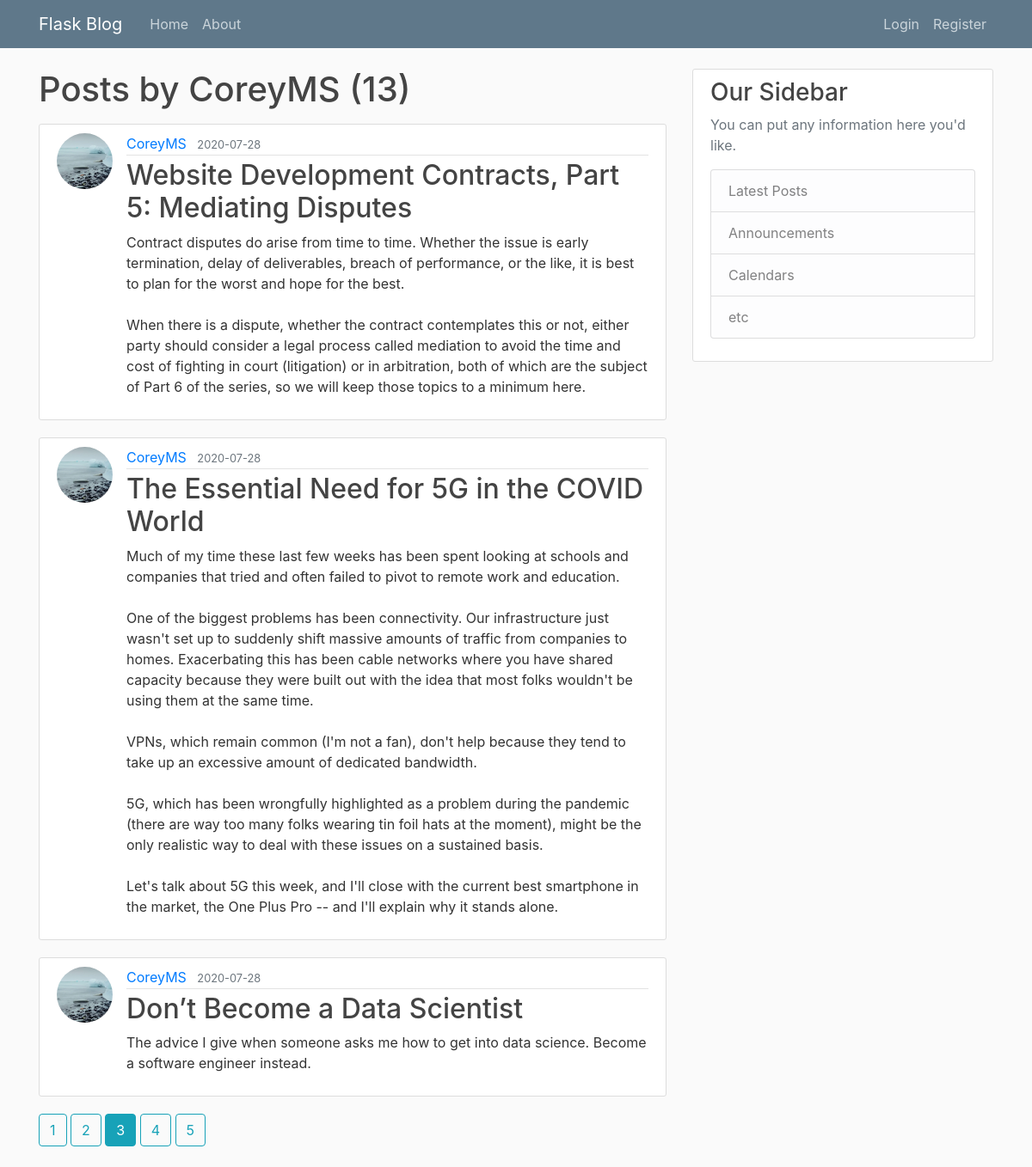
The app's page /user/CoreyMS?page=3 with its own data.
### flaskblog/models.py (models this page shows, shortened)
class User(db.Model, UserMixin):
    id = db.Column(db.Integer, primary_key=True)
    username = db.Column(db.String(20), unique=True, nullable=False)
    email = db.Column(db.String(120), unique=True, nullable=False)
    image_file = db.Column(db.String(120), nullable=False, default='default.jpg')
    password = db.Column(db.String(60), nullable=False)
    posts = db.relationship('Post', backref='author', lazy=True)

class Post(db.Model):
    id = db.Column(db.Integer, primary_key=True)
    title = db.Column(db.String(100), nullable=False)
    date_posted = db.Column(db.DateTime, nullable=False, default=datetime.utcnow)
    content = db.Column(db.Text, nullable=False)
    user_id = db.Column(db.Integer, db.ForeignKey('user.id'), nullable=False)

### flaskblog/users/routes.py (the view)
@users.route('/user/<string:username>')
def user_posts(username):
    page = request.args.get('page', 1, type=int)
    user = User.query.filter_by(username=username).first_or_404()
    posts = Post.query.filter_by(author=user)\
        .order_by(Post.date_posted.desc())\
        .paginate(page=page, per_page=3)
    return render_template('user_posts.html', posts=posts, user=user)

### flaskblog/templates/user_posts.html
{% extends "layout.html" %}
{% block content %}
  <h1 class="mb-3">Posts by {{ user.username }} ({{ posts.total }})</h1>
  {% for post in posts.items %}
    <article class="media content-section">
      <img src="{{ url_for('static', filename='profile_pics/' + post.author.image_file) }}" alt="" class="rounded-circle article-img">
      <div class="media-body">
        <div class="article-metadata">
          <a class="mr-2" href="{{ url_for('users.user_posts', username=post.author.username) }}">{{ post.author.username }}</a>
          <small class="text-muted">{{ post.date_posted.strftime('%Y-%m-%d') }}</small>
        </div>
        <h2><a class="article-title" href="{{ url_for('posts.post', post_id=post.id) }}">{{ post.title }}</a></h2>
        <p class="article-content">{{ post.content }}</p>
      </div>
    </article>
  {% endfor %}
  {% for page_num in posts.iter_pages(left_edge=1, right_edge=1, left_current=1, right_current=2) %}
    {% if page_num %}
      {% if posts.page == page_num %}
        <a class="btn btn-info mb-4" href="{{ url_for('users.user_posts', username=user.username, page=page_num) }}">{{ page_num }}</a>
      {% else %}
        <a class="btn btn-outline-info mb-4" href="{{ url_for('users.user_posts', username=user.username, page=page_num) }}">{{ page_num }}</a>
      {% endif %}
    {% else %}
      ...
    {% endif %}
  {% endfor %}
{% endblock content %}

### flaskblog/static/main.css (style rules this page uses)
body { background: #fafafa; color: #333333; margin-top: 5rem; }
h1, h2, h3, h4, h5, h6 { color: #444444; }
.content-section { background: #ffffff; padding: 10px 20px; border: 1px solid #dddddd; border-radius: 3px; margin-bottom: 20px; }
.article-title { color: #444444; }
.article-content { white-space: pre-line; }
.article-img { height: 65px; width: 65px; margin-right: 16px; }
.article-metadata { padding-bottom: 1px; margin-bottom: 4px; border-bottom: 1px solid #e3e3e3 }

### records on screen
User: username "CoreyMS"
Post: image_file (picture), author.username "CoreyMS", date_posted "2020-07-28", title "Website Development Contracts, Part 5: Mediating Disputes", content "Contract disputes do arise from time to time. Whether the issue is early termination, delay of deliverables, breach of performance, or the like, it is best to plan for the worst and hope for the best. When there is a dispute, whether the contract contemplates this or not, either party should consider a legal process called mediation to avoid the time and cost of fighting in court (litigation) or in arbitration, both of which are the subject of Part 6 of the series, so we will keep those topics to a minimum here."
Post: image_file (picture), author.username "CoreyMS", date_posted "2020-07-28", title "The Essential Need for 5G in the COVID World", content "Much of my time these last few weeks has been spent looking at schools and companies that tried and often failed to pivot to remote work and education. One of the biggest problems has been connectivity. Our infrastructure just wasn't set up to suddenly shift massive amounts of traffic from companies to homes. Exacerbating this has been cable networks where you have shared capacity because they were built out with the idea that most folks wouldn't be using them at the same time. VPNs, which remain common (I'm not a fan), don't help because they tend to take up an excessive amount of dedicated bandwidth. 5G, which has been wrongfully highlighted as a problem during the pandemic (there are way…"
Post: image_file (picture), author.username "CoreyMS", date_posted "2020-07-28", title "Don’t Become a Data Scientist", content "The advice I give when someone asks me how to get into data science. Become a software engineer instead."

### other values on screen
{{ posts.total }} "13"
{{ page_num }} "1" "2" "4" "5"
{{ page_num }} "3"
